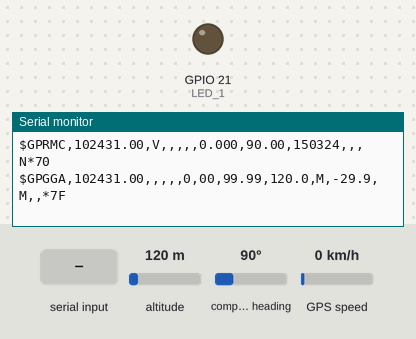
Bench run of a program on a simulated ESP32-S3. Parts: output pins drawn as LEDs (lit = HIGH), the last lines printed to the serial monitor. The test bench sets the inputs (shaded band); at power-on: altitude 120 m, GPS speed 0 km/h, compass heading 90°. The GPS gets a fix after 3 s at 37.7749, -122.4194 with 8 satellites.

Above: at 1.2 s.
1.3 s: altitude set to 20 m
At 2.5 s:
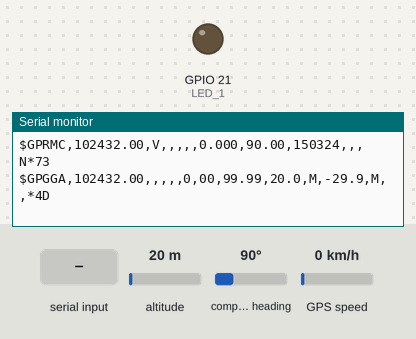
4.5 s: "1\n" received over the second serial link
At 4.9 s:
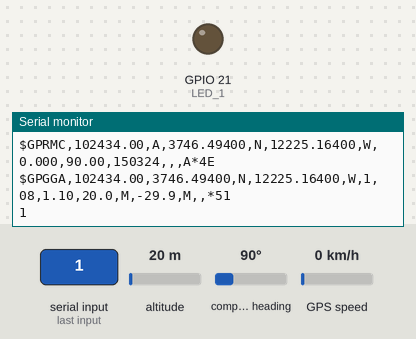
6.5 s: GPS speed set to 2 km/h
At 7.7 s:
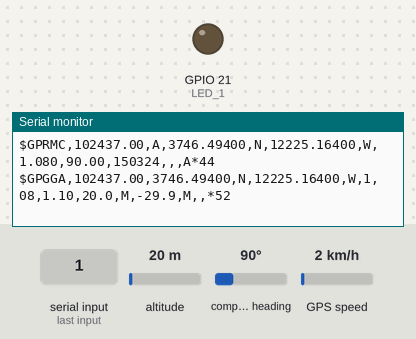
9.5 s: compass heading set to 130°
At 10.8 s:
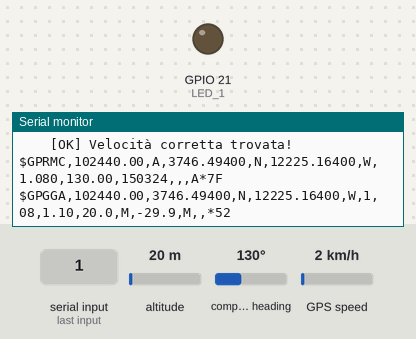
Timing chart, 0 to 12.5 s (numbered marks = the images above; inputs shaded):
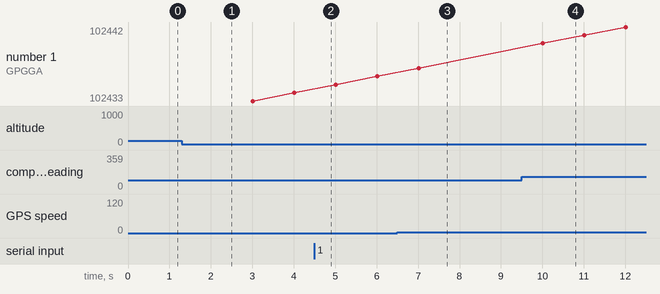

Measured:
- after the input at 1.3 s, the serial monitor: prints a new line after 0.71 s (image 1)
- after the input at 4.5 s, the serial monitor: prints a new line at once (image 2)
- after the input at 6.5 s, the serial monitor: prints a new line after 0.50 s (image 3)
- after the input at 9.5 s, the serial monitor: prints a new line after 0.51 s (image 4)

The program:

main.cpp
```cpp
#include <Arduino.h>
#include <TinyGPS++.h>

/* =========================================================================
 * GPS AUTO-BAUD & DEBUG TOOL
 *
 * Prova diverse velocità e mostra i dati grezzi.
 * ========================================================================= */

#define GPS_RX 1
#define GPS_TX 2
#define LED_1 21

TinyGPSPlus gps;
long bauds[] = {9600, 38400, 115200, 4800};
int baudIdx = 0;

void setup() {
  Serial.begin(115200);
  pinMode(LED_1, OUTPUT);
  Serial.println("\n\n>>> GPS AUTO-BAUD TEST START <<<");
}

unsigned long lastSwitch = 0;
uint32_t bytesInCurrentBaud = 0;

void loop() {
  static long currentBaud = 0;
  if (currentBaud == 0) {
    currentBaud = bauds[baudIdx];
    Serial1.begin(currentBaud, SERIAL_8N1, GPS_RX, GPS_TX);
    Serial.printf("\n--- PROVO VELOCITÀ: %ld baud ---\n", currentBaud);
    lastSwitch = millis();
    bytesInCurrentBaud = 0;
  }

  while (Serial1.available() > 0) {
    char c = Serial1.read();
    bytesInCurrentBaud++;
    gps.encode(c);
    if (c >= 32 && c <= 126) Serial.print(c);
    else if (c == '\n') Serial.print("\n");
  }

  // Se dopo 10 secondi non abbiamo fix o molti byte, cambiamo velocità
  if (millis() - lastSwitch > 10000) {
    if (gps.charsProcessed() < 10) {
      Serial.printf("\n[!] Pochi dati a %ld baud. Provo la prossima...\n", currentBaud);
      baudIdx = (baudIdx + 1) % 4;
      currentBaud = 0;
      Serial1.end();
    } else {
      Serial.printf("\n--- STATO A %ld BAUD ---", currentBaud);
      Serial.printf("\n    Byte: %u | Satelliti: %d | Fix: %s\n",
                    gps.charsProcessed(), gps.satellites.value(),
                    gps.location.isValid() ? "SI" : "NO");

      if (gps.failedChecksum() > gps.passedChecksum() && gps.charsProcessed() > 100) {
        Serial.println("    [!] Troppi errori di checksum. Velocità probabilmente errata.");
        baudIdx = (baudIdx + 1) % 4;
        currentBaud = 0;
        Serial1.end();
      } else if (gps.passedChecksum() > 0) {
        Serial.println("    [OK] Velocità corretta trovata!");
        lastSwitch = millis(); // Restiamo su questa velocità
      }
    }
  }
}
```
